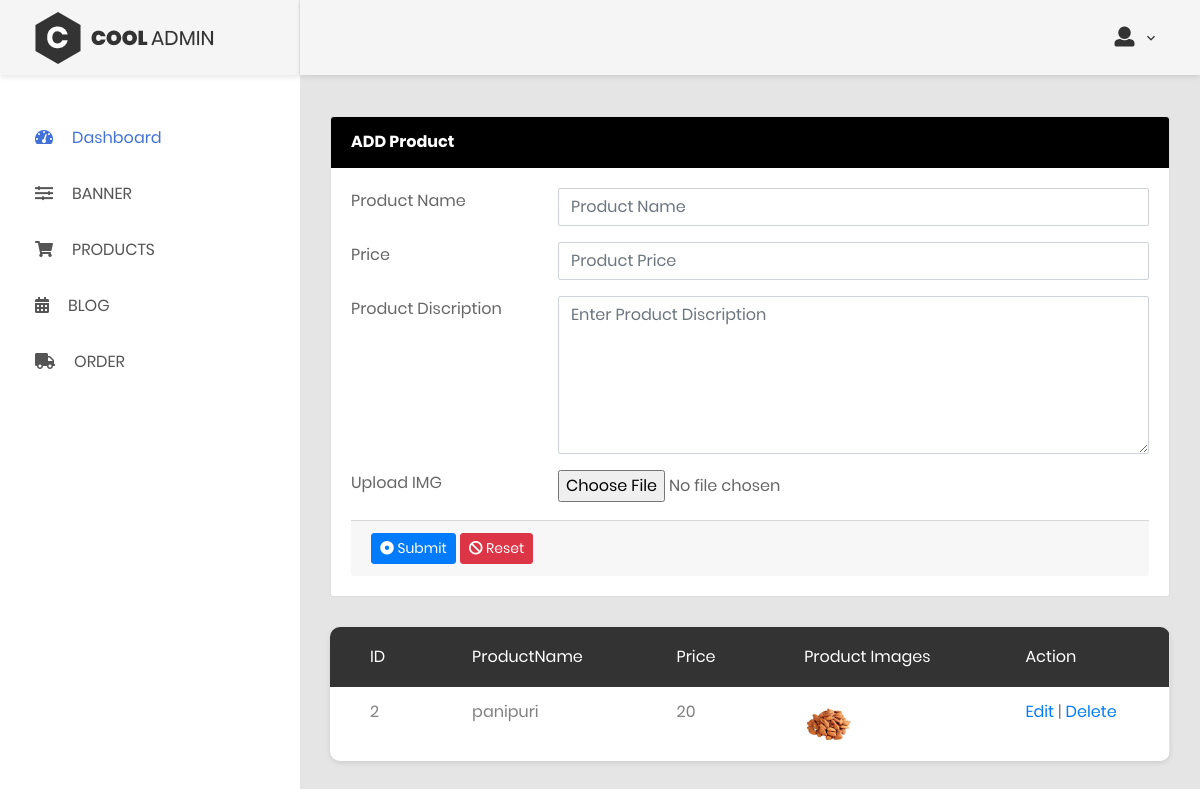
The page /admin/product.php (signed in) on the database as committed earlier.
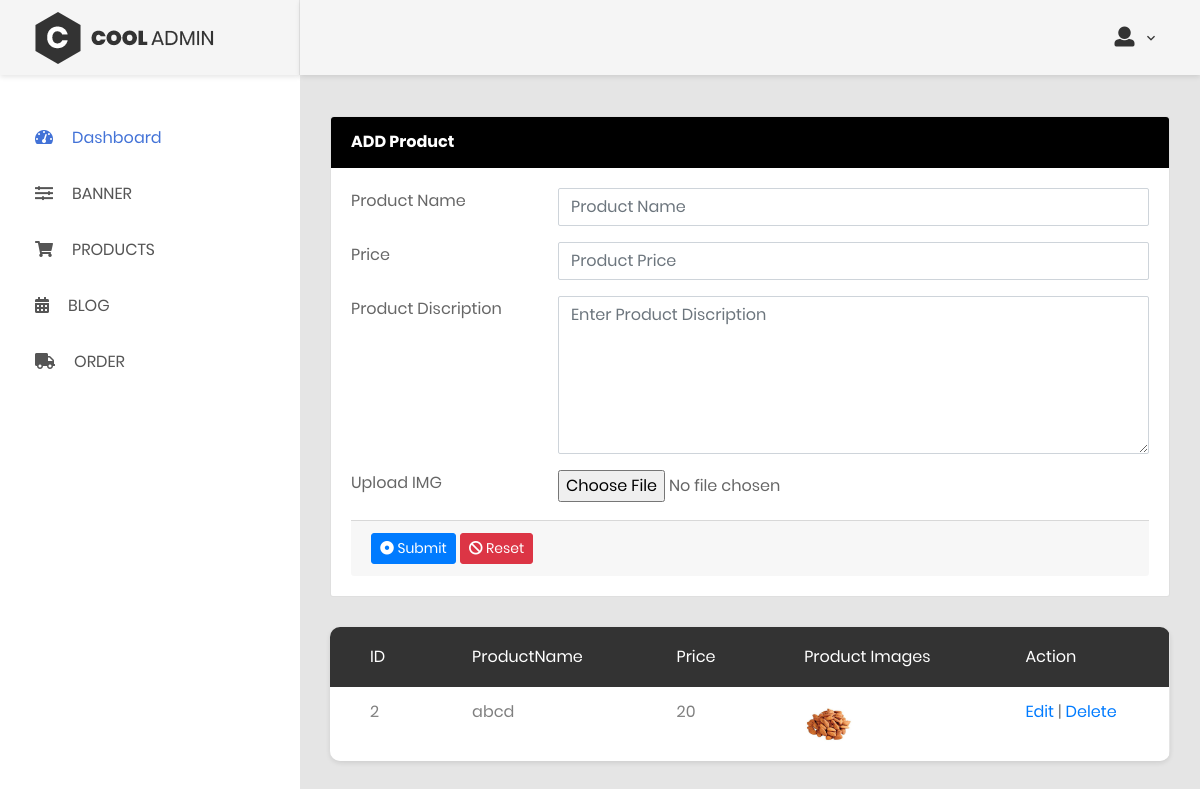
The same page on the database as committed later.
### tables this page shows
CREATE TABLE `product` (
  `id` int(11) NOT NULL,
  `productname` varchar(255) NOT NULL,
  `discription` text NOT NULL,
  `price` int(11) NOT NULL,
  `productimg` varchar(255) NOT NULL
);

### admin/product.php (the view, shortened to what the changed rows need)
<!DOCTYPE html>
<html lang="en">
<?php include("include/config.php"); ?>
<head>
    <link href="css/font-face.css" rel="stylesheet" media="all">
    <link href="vendor/font-awesome-4.7/css/font-awesome.min.css" rel="stylesheet" media="all">
    <link href="vendor/font-awesome-5/css/fontawesome-all.min.css" rel="stylesheet" media="all">
    <link href="vendor/mdi-font/css/material-design-iconic-font.min.css" rel="stylesheet" media="all">
    <link href="vendor/bootstrap-4.1/bootstrap.min.css" rel="stylesheet" media="all">
    <link href="vendor/animsition/animsition.min.css" rel="stylesheet" media="all">
    <link href="vendor/bootstrap-progressbar/bootstrap-progressbar-3.3.4.min.css" rel="stylesheet" media="all">
    <link href="vendor/wow/animate.css" rel="stylesheet" media="all">
    <link href="vendor/css-hamburgers/hamburgers.min.css" rel="stylesheet" media="all">
    <link href="vendor/slick/slick.css" rel="stylesheet" media="all">
    <link href="vendor/select2/select2.min.css" rel="stylesheet" media="all">
    <link href="vendor/perfect-scrollbar/perfect-scrollbar.css" rel="stylesheet" media="all">
    <link href="css/theme.css" rel="stylesheet" media="all">
</head>
<body class="animsition">
    <div class="page-wrapper">
        <div class="page-container">
            <div class="main-content">
                <div class="section__content section__content--p30">
                    <div class="row">
                        <?php
                                $seletProduct = "SELECT *FROM product";
                                $result = $conn->query($seletProduct);
                        ?>
                        <div class="col-lg-12">
                                <div class="table-responsive table--no-card m-b-30">
                                    <table class="table table-borderless table-striped table-earning">
                                        <thead>
                                            <tr>
                                            <th>ID</th>
                                            <th>ProductName</th>
                                            <th>Price</th>
                                            <th>Product images</th>
                                            <th>Action</th>
                                            </tr>
                                        </thead>
                                        <tbody>
                                        <?php while ($row = $result->fetch_assoc()){ ?>
                                            <tr>
                                                <td><?php echo $row['id']; ?></td>
                                                <td><?php echo $row['productname']; ?></td>
                                                <td><?php echo $row['price']; ?></td>
                                                <td>
                                                    <img src="<?php echo $row['productimg']; ?>" width="50" height="50">
                                                </td>
                                                <td>
                                                    <a href="product.php?EditId=<?php echo $row['id']; ?>">Edit</a> |
                                                    <a href="productaction.php?ProductdeletId=<?php echo $row['id']; ?>&DeleteImg=<?php echo $row['productimg']; ?>" onclick="return confirm('Are you sure you want to delete this item?');">Delete</a>
                                                </td>
                                            </tr>
                                            <?php } ?>
                                        </tbody>
                                    </table>
                                </div>
                            </div>
                    </div>
                </div>
            </div>
        </div>
    </div>
</body>
</html>

Rows that differ between the two databases and show on the page:
changed product id 2: productname "panipuri" → "abcd"
